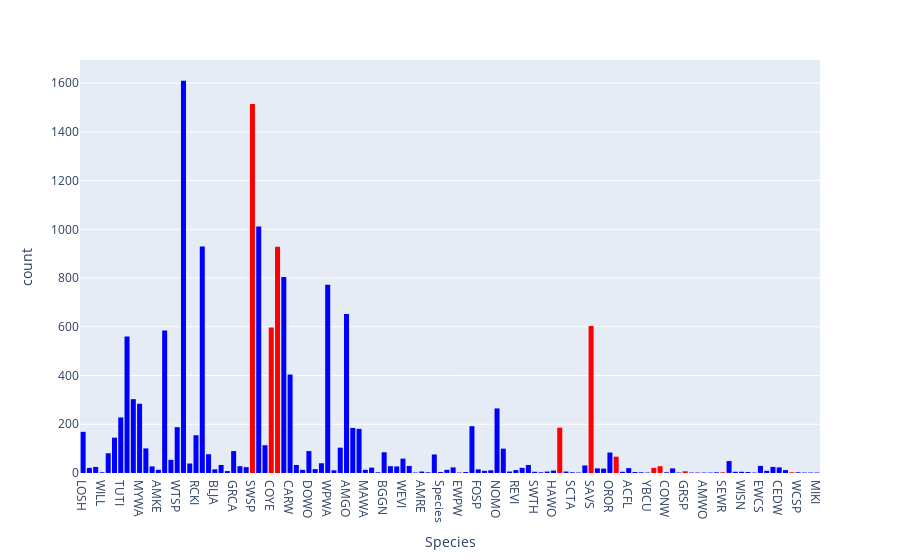

Notebook code for this chart:
### Code cell
default_color = "blue"
'''
highlighting grassland species to look out for with this and colorMap
'''
colors = {"FISP": "red", "COYE":"red", "SAVS": "red","BSSP":"red", "SWSP":"red",
          "YBCH": "red","LISP": "red", "VESP": "red","PRAW": "red",
          "BOBO": "red","GRSP": "red","HESP": "red","SEWR": "red"}
colorMap = {
    c: colors.get(c, default_color) 
    for c in over1Bird.Species.unique()}
CapHist = px.histogram(over1Bird, x="Species", color="Species",
                       color_discrete_map=colorMap)
CapHist.update_layout(showlegend=False)
#CapHist.write_html("CapHistFigure.html")
CapHist.show()
#turns out, song sparrow is the actual most captured species, though swamp sparrow is the highest recap
